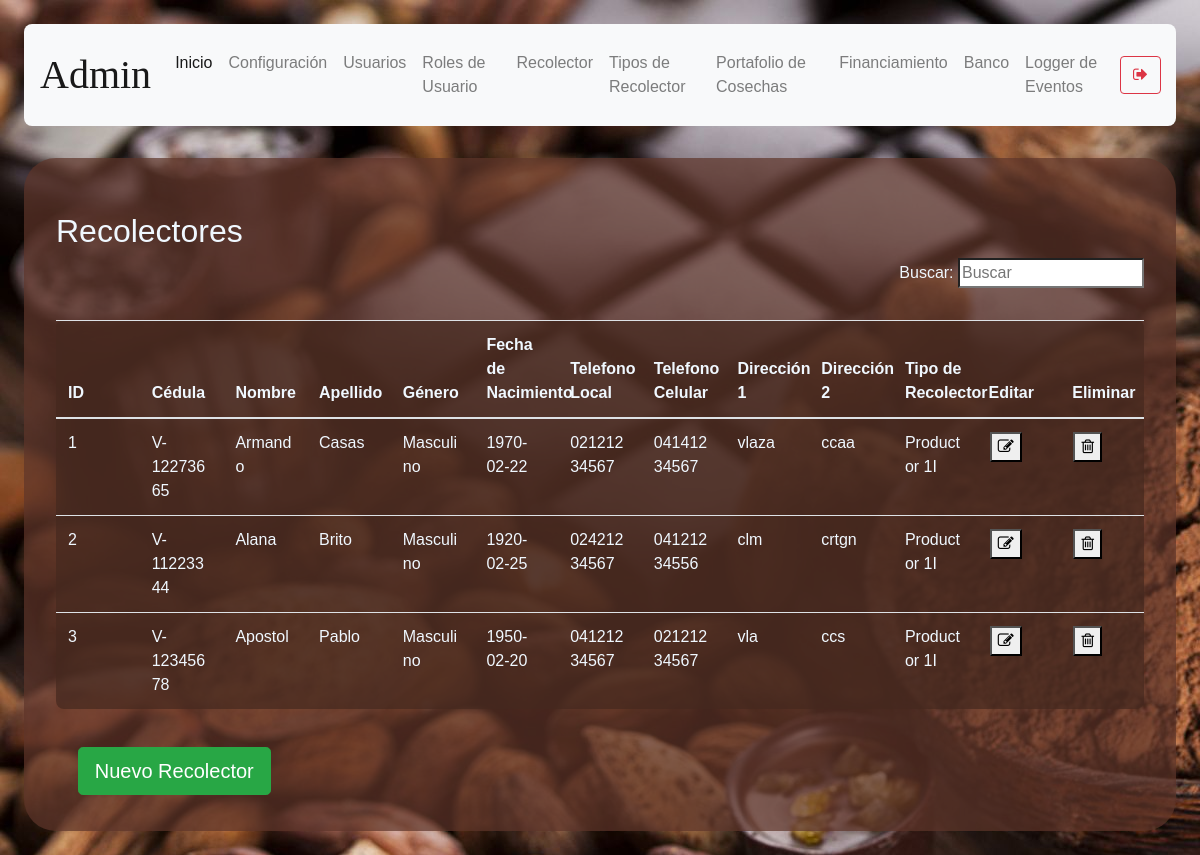
The page /productor-data (signed in) on the database its author committed.
### models/productor.py (models this page shows, shortened)
class Productor(db.Model) :
    __tablename__ = "productor"
    id = db.Column(db.Integer, primary_key = True)
    cedula = db.Column(db.String(100), nullable = False, unique=True)
    name = db.Column(db.String(100), nullable = False)
    last_name = db.Column(db.String(100), nullable = False)
    gender = db.Column(db.String(10), nullable = False)
    date_of_birth = db.Column(db.String(10), nullable = False)
    local_phone = db.Column(db.String(20), nullable = True)
    movil_phone = db.Column(db.String(20), nullable = True)
    address_1 = db.Column(db.String(150), nullable = True)
    address_2 = db.Column(db.String(150), nullable = True)
    productor_type_id = db.Column(db.Integer, db.ForeignKey('productor_type.id'))

### models/productor_type.py (models this page shows, shortened)
class Productor_type(db.Model):
    __tablename__ = 'productor_type'
    id = db.Column(db.Integer, primary_key = True)
    description = db.Column(db.String(50), nullable = False)
    price_percentage = db.Column( db.Float, nullable = False )

### routes/productor.py (the view)
@productor_route.route('/productor-data')
def productor():
    if( not verify_permissions(session, User, allowed_rols) ):
        return redirect(url_for('auth.index'))
    productor_types = Productor_type.query.all()
    productors = Productor.query.all()
    if 'management-status' not in session:
        return render_template('productor-data.html', status="",\
            productor_types = productor_types, productors = productors)
    status = session['management-status']
    session.pop('management-status', None)
    return render_template('productor-data.html', status=status, \
            productor_types = productor_types, productors = productors)

### models/user.py (called while the page is built)
    def get_user_rol_by_username( self, username ):
        user_rol_id = User.query.filter_by(username = username).first().user_rol_id
        user_rol = User_rol.query.get(user_rol_id).description
        return user_rol

### utils/functions.py (called while the page is built)
def verify_permissions(session, User, allowed=['admin']):
    return 'username' in session and \
    ( allowed == 'all' or User.get_user_rol_by_username(User, session['username']) in allowed)

### templates/productor-data.html (shortened to what this page needs)
{% extends "base.html" %}
{% block content %}
<h2>Recolectores</h2>
<p align="right">
    Buscar: <input id ="search-bar" onkeyup="searchEngine()" type="search" name="busqueda" placeholder="Buscar">
</p>
    <table class="table content-table fixed-table">
        <thead>
            <th>ID</th>
            <th>Cédula</th>
            <th>Nombre</th>
            <th>Apellido</th>
            <th>Género</th>
            <th>Fecha de Nacimiento</th>
            <th>Telefono Local</th>
            <th>Telefono Celular </th>
            <th>Dirección 1</th>
            <th>Dirección 2</th>
            <th>Tipo de Recolector</th>
            <th>Editar</th>
            <th>Eliminar</th>
        </thead>
        <tbody id="table-body-data">
        {% for productor in productors %}
        <tr>
            <td>{{ productor.id }}</td>
            <td>{{ productor.cedula }}</td>
            <td>{{ productor.name }}</td>
            <td>{{ productor.last_name }}</td>
            <td>{{ productor.gender }}</td>
            <td>{{ productor.date_of_birth }}</td>
            <td>{{ productor.local_phone }}</td>
            <td>{{ productor.movil_phone }}</td>
            <td>{{ productor.address_1 }}</td>
            <td>{{ productor.address_2 }}</td>
            {% for type in productor_types %}
            {% if type.id == productor.productor_type_id %}
            <td>{{ type.description }} </td>
            {% endif %}
            {% endfor %}
            <td><button onclick="window.location.href=`/productor-data/edit-productor/{{ productor.id }}`"><i class="fa fa-pencil-square-o" aria-hidden="true"></i></button></td>
            <td><button onclick='deleteConfirm( {{productor.id}}, "Productor" )'><i class="fa fa-trash-o" aria-hidden="true"></i></button></td>
        </tr>
        {% endfor %}
        </tbody>
    </table>
    <button type="submit" onclick="showForm()" class="btn btn-success btn-lg mb-1">Nuevo Recolector</button>
{% endblock %}

### templates/base.html (shortened to what this page needs)
<!DOCTYPE html>
<html>
<head>
    <link rel="stylesheet" href="https://cdn.jsdelivr.net/npm/bootstrap@4.0.0/dist/css/bootstrap.min.css">
     <link rel="stylesheet" href="https://cdnjs.cloudflare.com/ajax/libs/font-awesome/4.7.0/css/font-awesome.min.css">
     <link rel='stylesheet' type='text/css' media='screen'  href= "{{ url_for('static',filename='styles/main.css') }}">
</head>
<body>
    <nav class="navbar navbar-expand-lg navbar-light bg-light top">
        <a class="navbar-brand nav-user" href="#"> {{ session['username'] }}</a>
        <div class="collapse navbar-collapse" id="navbarSupportedContent">
          <ul class="navbar-nav mr-auto">
            <li class="nav-item active">
              <a class="nav-link" href="/">Inicio <span class="sr-only">(current)</span></a>
            </li>
            <li class="nav-item">
              <a class="nav-link" href="/user-settings">Configuración</a>
            </li>
            {% if session["rol"] == 'admin' %}
            <li class="nav-item">
                <a class="nav-link" href="/user-management">Usuarios</a>
            </li>
            <li class="nav-item">
                <a class="nav-link" href="/user-rol-management">Roles de Usuario</a>
            </li>
            <li class="nav-item">
                <a class="nav-link" href="/productor-data">Recolector</a>
            </li>
            <li class="nav-item">
                <a class="nav-link" href="/productor-type">Tipos de Recolector</a>
            </li>
            <li class="nav-item">
              <a class="nav-link" href="/harvest">Portafolio de Cosechas</a>
            </li>
            <li class="nav-item">
              <a class="nav-link" href="/harvestFinancing">Financiamiento</a>
            </li>
            <li class="nav-item">
              <a class="nav-link" href="/bank">Banco</a>
            </li>
            <li class="nav-item">
              <a class="nav-link" href="/logger">Logger de Eventos</a>
            </li>
            {% endif %}
          </ul>
          <form action="logout">
          <button class="btn btn-outline-danger my-2 my-sm-0">
              <i class="fa fa-sign-out" aria-hidden="true"></i>
            </button>
          </form>
        </div>
      </nav>
    <section class="content">
        {% block content %}
        {% endblock %}
    </section>
</body>
</html>

### static/styles/main.css (style rules this page uses)
body { background-color:aliceblue; background-image: url("../media/2316549.jpg"); margin: 2%; font-family: 'Gill Sans', 'Gill Sans MT', Calibri, 'Trebuchet MS', sans-serif; }
button { margin: 2%; }
h1, h2 { margin-top: 2%; }
section.content { background-color: rgba(95, 54, 42, 0.7); padding: 2em; color:aliceblue; margin-top: 2em; border-radius: 2em; }
.content-table { background-color: rgba(69, 40, 31, 0.7); padding: 2em; color:aliceblue; margin-top: 2em; border-radius: .5em; }
nav.top { padding: 1em; border-radius: 0.5em; }
.nav-user { text-transform: capitalize; text-align: center; font-family: cursive; font-size: 2.5em; }
table { width:100%; table-layout:fixed; }
td { word-wrap:break-word; }

### rows shown on the page
Productor: id "1", cedula "V-12273665", name "Armando", last_name "Casas", gender "Masculino", date_of_birth "1970-02-22", local_phone "02121234567", movil_phone "04141234567", address_1 "vlaza", address_2 "ccaa"
Productor_type: description "Productor 1I"
Productor: id "2", cedula "V-11223344", name "Alana", last_name "Brito", gender "Masculino", date_of_birth "1920-02-25", local_phone "02421234567", movil_phone "04121234556", address_1 "clm", address_2 "crtgn"
Productor: id "3", cedula "V-12345678", name "Apostol", last_name "Pablo", gender "Masculino", date_of_birth "1950-02-20", local_phone "04121234567", movil_phone "02121234567", address_1 "vla", address_2 "ccs"

### other values the page prints
{{ session['username'] }} "Admin"
